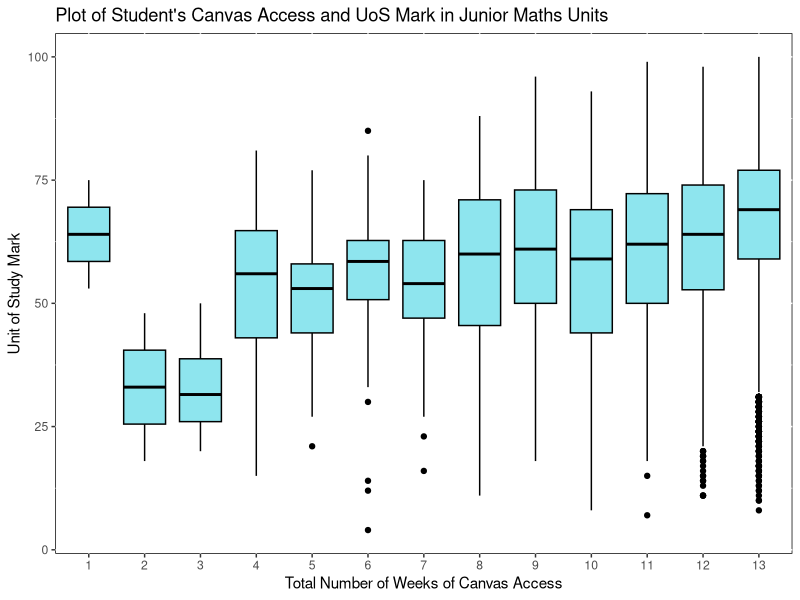

This chart was generated by the following R code:
## ---- chunk 1
#packages
library(tidyverse)
library(ggplot2)
library(reshape2)

#loading data
UniData = read.csv("DATA1001_2019_S2C_PROJECT3_DATA_v2.csv", header = TRUE)

#combining columns
#Weeks 1 - 13 
colnms = c ("Canvas.access.Week.1", "Canvas.access.Week.2", "Canvas.access.Week.3", "Canvas.access.Week.4", "Canvas.access.Week.5", "Canvas.access.Week.6", "Canvas.access.Week.7", "Canvas.access.Week.8", "Canvas.access.Week.9", "Canvas.access.Week.10", "Canvas.access.Week.11", "Canvas.access.Week.12", "Canvas.access.Week.13")

#Adding a new column Sum of Attendance from Week 1 - 13
Newdata <- UniData %>%
  group_by(id = row_number()) %>%
  nest(colnms) %>%
  mutate(SUM = map_dbl(data,sum))
UniData$TotalCanvasAccess <- Newdata$SUM

str(UniData)
## ---- chunk 2
#regression
lm(TotalCanvasAccess ~ UoS.Mark, data = UniData)
summary(lm(TotalCanvasAccess ~ UoS.Mark, data = UniData))
## ---- chunk 3
#hypothesis testing
chisq.test(UniData$UoS.Mark, UniData$TotalCanvasAccess, simulate.p.value = TRUE)
## ---- chunk 4
#changing from number to factor
UniData$TotalCanvasAccess <- as.factor(UniData$TotalCanvasAccess)

#ggplot
ggplot(UniData, aes(x = TotalCanvasAccess, y = UoS.Mark)) + geom_boxplot(fill = "cadetblue2", color = "black") + theme(panel.background = element_rect(fill = "white", color = "black")) + xlab("Total Number of Weeks of Canvas Access") + ylab("Unit of Study Mark") + ggtitle("Plot of Student's Canvas Access and UoS Mark in Junior Maths Units")
